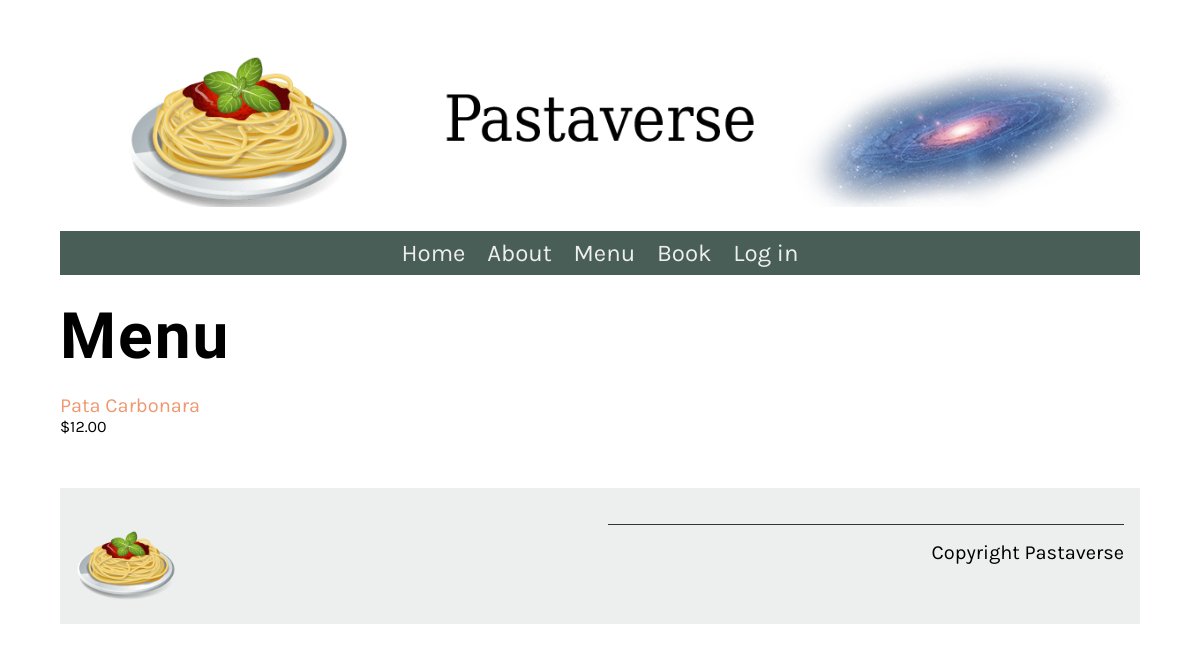
The page /menu/menu/ on the database as committed earlier.
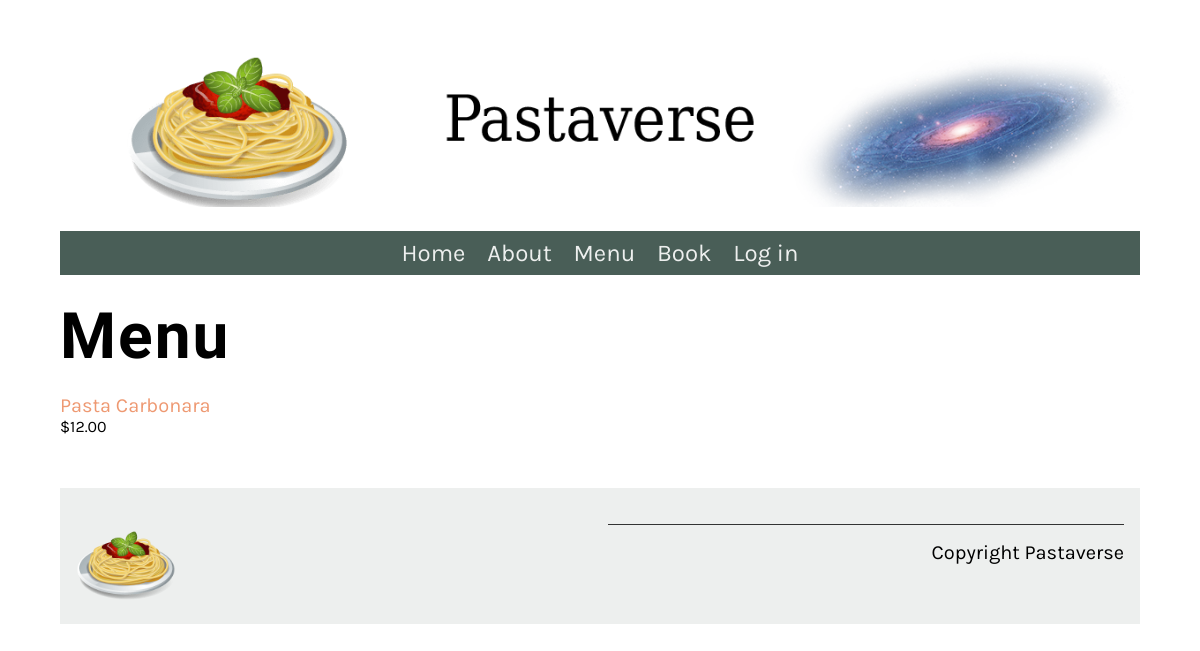
The same page on the database as committed later.
### menu/models.py (models this page shows, shortened)
class Menu(models.Model):
   name = models.CharField(max_length=200)
   price = models.IntegerField(null=False)
   menu_item_description = models.TextField(max_length=1000, default='')

### menu/views.py (the view)
# urls.py: path('menu/', views.menu, name="menu"),
def menu(request):
    menu_data = Menu.objects.all()
    main_data = {"menu": menu_data}
    return render(request, 'menu.html', {"menu": main_data})

### menu/templates/menu.html
{% extends 'base.html' %}
{% load static %}
{% block content %}
<h1>Menu</h1>
<div class="column">
    {% for item in menu.menu %}
    <p>
        <a href="{% url 'menu_item' pk=item.pk %}">
            {{ item.name }}
            </a>
        <span class="menu-price">
            ${{ item.price }}.00
        </span>
    </p>
    {% endfor %}
</div>
{% endblock %}

Rows that differ between the two databases and show on the page:
changed Menu: name "Pata Carbonara" → "Pasta Carbonara"
